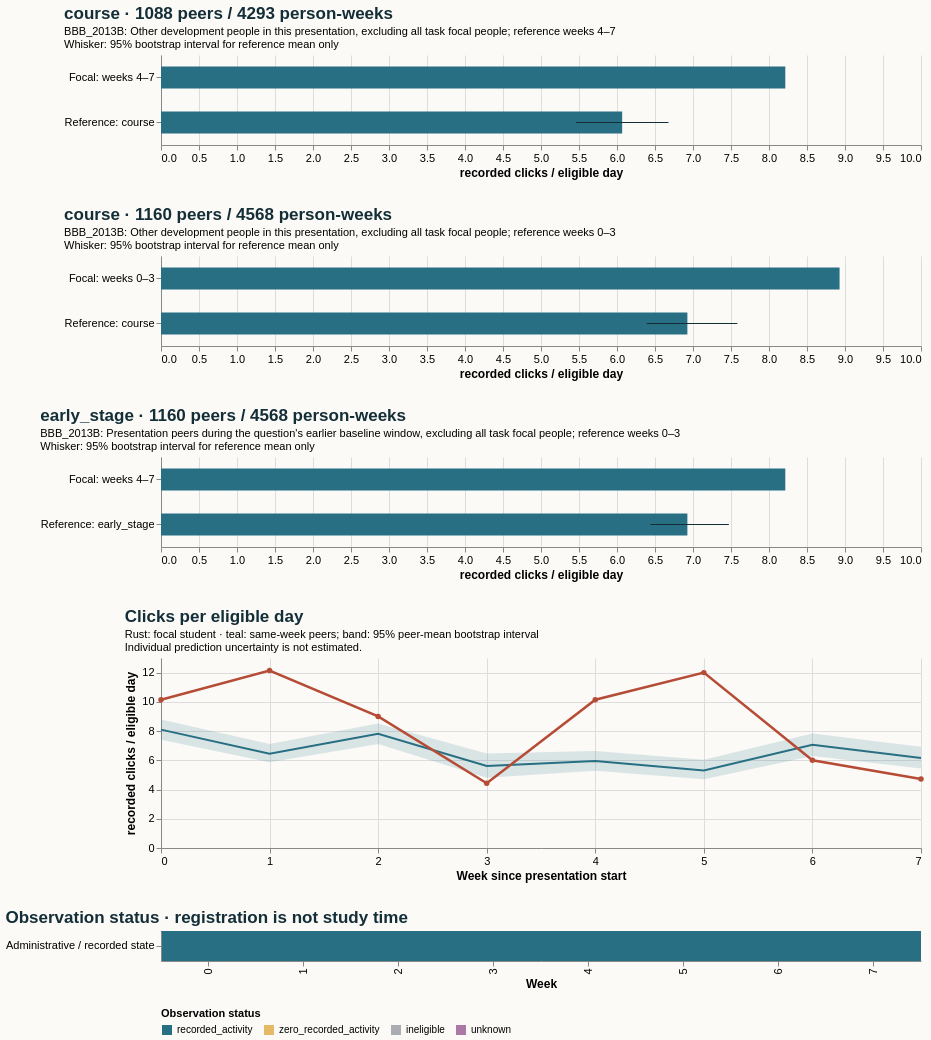

Write the Vega-Lite specification saved for this chart.
### Vega-Lite specification from a JSON file in a GitHub repository (floating-point values rounded to 4 significant figures)
{"$schema": "https://vega.github.io/schema/vega-lite/v5.20.1.json", "config": {"axis": {"labelFontSize": 11, "titleFontSize": 12}, "background": "#fbfaf7", "font": "sans-serif", "title": {"anchor": "start", "color": "#142e38", "fontSize": 17, "subtitleFontSize": 11}, "view": {"continuousHeight": 300, "continuousWidth": 300, "stroke": null}}, "datasets": {"data-06ae396e632e789fa8147abfc3b1667d": [{"hi": null, "lo": null, "series": "Focal: weeks 4–7", "value": 8.214}, {"hi": 6.678, "lo": 5.459, "series": "Reference: course", "value": 6.068}], "data-4913798b63a8e3eed121e3ae614b44bf": [{"hi": null, "lo": null, "series": "Focal: weeks 4–7", "value": 8.214}, {"hi": 7.472, "lo": 6.44, "series": "Reference: early_stage", "value": 6.926}], "data-9c0520e65fb8b804ae72c857ff4dd583": [{"end_day": 6, "focal_value": 10.14, "peer_ci_high": 8.791, "peer_ci_low": 7.406, "peer_mean": 8.1, "peer_observations": 1159, "peer_people": 1159, "reference": "course", "unit": "recorded clicks / eligible day", "week": 0}, {"end_day": 13, "focal_value": 12.14, "peer_ci_high": 7.111, "peer_ci_low": 5.863, "peer_mean": 6.456, "peer_observations": 1151, "peer_people": 1151, "reference": "course", "unit": "recorded clicks / eligible day", "week": 1}, {"end_day": 20, "focal_value": 9.0, "peer_ci_high": 8.521, "peer_ci_low": 7.113, "peer_mean": 7.819, "peer_observations": 1133, "peer_people": 1133, "reference": "course", "unit": "recorded clicks / eligible day", "week": 2}, {"end_day": 27, "focal_value": 4.429, "peer_ci_high": 6.465, "peer_ci_low": 4.811, "peer_mean": 5.608, "peer_observations": 1125, "peer_people": 1125, "reference": "course", "unit": "recorded clicks / eligible day", "week": 3}, {"end_day": 34, "focal_value": 10.14, "peer_ci_high": 6.644, "peer_ci_low": 5.28, "peer_mean": 5.954, "peer_observations": 1088, "peer_people": 1088, "reference": "course", "unit": "recorded clicks / eligible day", "week": 4}, {"end_day": 41, "focal_value": 12.0, "peer_ci_high": 6.044, "peer_ci_low": 4.709, "peer_mean": 5.31, "peer_observations": 1081, "peer_people": 1081, "reference": "course", "unit": "recorded clicks / eligible day", "week": 5}, {"end_day": 48, "focal_value": 6.0, "peer_ci_high": 7.833, "peer_ci_low": 6.294, "peer_mean": 7.065, "peer_observations": 1070, "peer_people": 1070, "reference": "course", "unit": "recorded clicks / eligible day", "week": 6}, {"end_day": 55, "focal_value": 4.714, "peer_ci_high": 6.928, "peer_ci_low": 5.432, "peer_mean": 6.16, "peer_observations": 1054, "peer_people": 1054, "reference": "course", "unit": "recorded clicks / eligible day", "week": 7}], "data-b3165f065dc04f8d61fa40507f50ce50": [{"hi": null, "lo": null, "series": "Focal: weeks 0–3", "value": 8.929}, {"hi": 7.584, "lo": 6.39, "series": "Reference: course", "value": 6.926}], "data-e71db1684eee6ef8f10aafcab277e2a3": [{"eligible_days": 7.0, "end_day": 6, "logging_completeness": "unknown", "observation_status": "recorded_activity", "row": "Administrative / recorded state", "score_status": "withheld_release_time_unknown", "start_day": 0, "value": 10.14, "week": 0}, {"eligible_days": 7.0, "end_day": 13, "logging_completeness": "unknown", "observation_status": "recorded_activity", "row": "Administrative / recorded state", "score_status": "withheld_release_time_unknown", "start_day": 7, "value": 12.14, "week": 1}, {"eligible_days": 7.0, "end_day": 20, "logging_completeness": "unknown", "observation_status": "recorded_activity", "row": "Administrative / recorded state", "score_status": "withheld_release_time_unknown", "start_day": 14, "value": 9.0, "week": 2}, {"eligible_days": 7.0, "end_day": 27, "logging_completeness": "unknown", "observation_status": "recorded_activity", "row": "Administrative / recorded state", "score_status": "withheld_release_time_unknown", "start_day": 21, "value": 4.429, "week": 3}, {"eligible_days": 7.0, "end_day": 34, "logging_completeness": "unknown", "observation_status": "recorded_activity", "row": "Administrative / recorded state", "score_status": "withheld_release_time_unknown", "start_day": 28, "value": 10.14, "week": 4}, {"eligible_days": 7.0, "end_day": 41, "logging_completeness": "unknown", "observation_status": "recorded_activity", "row": "Administrative / recorded state", "score_status": "withheld_release_time_unknown", "start_day": 35, "value": 12.0, "week": 5}, {"eligible_days": 7.0, "end_day": 48, "logging_completeness": "unknown", "observation_status": "recorded_activity", "row": "Administrative / recorded state", "score_status": "withheld_release_time_unknown", "start_day": 42, "value": 6.0, "week": 6}, {"eligible_days": 7.0, "end_day": 55, "logging_completeness": "unknown", "observation_status": "recorded_activity", "row": "Administrative / recorded state", "score_status": "withheld_release_time_unknown", "start_day": 49, "value": 4.714, "week": 7}]}, "resolve": {"scale": {"color": "independent"}}, "spacing": 28, "vconcat": [{"data": {"name": "data-06ae396e632e789fa8147abfc3b1667d"}, "height": 90, "layer": [{"encoding": {"x": {"field": "value", "scale": {"domain": [0, 9.375], "zero": true}, "title": "recorded clicks / eligible day", "type": "quantitative"}, "y": {"field": "series", "sort": null, "title": null, "type": "nominal"}}, "mark": {"color": "#286f83", "size": 22, "type": "bar"}}, {"encoding": {"x": {"field": "lo", "type": "quantitative"}, "x2": {"field": "hi"}, "y": {"field": "series", "sort": null, "title": null, "type": "nominal"}}, "mark": {"color": "#142e38", "type": "rule"}}], "title": {"subtitle": ["BBB_2013B: Other development people in this presentation, excluding all task focal people; reference weeks 4–7", "Whisker: 95% bootstrap interval for reference mean only"], "text": "course · 1088 peers / 4293 person-weeks"}, "width": 760}, {"data": {"name": "data-b3165f065dc04f8d61fa40507f50ce50"}, "height": 90, "layer": [{"encoding": {"x": {"field": "value", "scale": {"domain": [0, 9.375], "zero": true}, "title": "recorded clicks / eligible day", "type": "quantitative"}, "y": {"field": "series", "sort": null, "title": null, "type": "nominal"}}, "mark": {"color": "#286f83", "size": 22, "type": "bar"}}, {"encoding": {"x": {"field": "lo", "type": "quantitative"}, "x2": {"field": "hi"}, "y": {"field": "series", "sort": null, "title": null, "type": "nominal"}}, "mark": {"color": "#142e38", "type": "rule"}}], "title": {"subtitle": ["BBB_2013B: Other development people in this presentation, excluding all task focal people; reference weeks 0–3", "Whisker: 95% bootstrap interval for reference mean only"], "text": "course · 1160 peers / 4568 person-weeks"}, "width": 760}, {"data": {"name": "data-4913798b63a8e3eed121e3ae614b44bf"}, "height": 90, "layer": [{"encoding": {"x": {"field": "value", "scale": {"domain": [0, 9.375], "zero": true}, "title": "recorded clicks / eligible day", "type": "quantitative"}, "y": {"field": "series", "sort": null, "title": null, "type": "nominal"}}, "mark": {"color": "#286f83", "size": 22, "type": "bar"}}, {"encoding": {"x": {"field": "lo", "type": "quantitative"}, "x2": {"field": "hi"}, "y": {"field": "series", "sort": null, "title": null, "type": "nominal"}}, "mark": {"color": "#142e38", "type": "rule"}}], "title": {"subtitle": ["BBB_2013B: Presentation peers during the question's earlier baseline window, excluding all task focal people; reference weeks 0–3", "Whisker: 95% bootstrap interval for reference mean only"], "text": "early_stage · 1160 peers / 4568 person-weeks"}, "width": 760}, {"data": {"name": "data-9c0520e65fb8b804ae72c857ff4dd583"}, "height": 190, "layer": [{"encoding": {"x": {"axis": {"tickMinStep": 1}, "field": "week", "title": "Week since presentation start", "type": "quantitative"}, "y": {"field": "peer_ci_low", "scale": {"zero": true}, "title": "recorded clicks / eligible day", "type": "quantitative"}, "y2": {"field": "peer_ci_high"}}, "mark": {"color": "#286f83", "opacity": 0.16, "type": "area"}}, {"encoding": {"tooltip": [{"field": "week", "type": "quantitative"}, {"field": "peer_mean", "type": "quantitative"}, {"field": "peer_people", "type": "quantitative"}, {"field": "peer_observations", "type": "quantitative"}], "x": {"field": "week", "type": "quantitative"}, "y": {"field": "peer_mean", "type": "quantitative"}}, "mark": {"color": "#286f83", "strokeWidth": 2, "type": "line"}}, {"encoding": {"tooltip": [{"field": "week", "type": "quantitative"}, {"field": "focal_value", "type": "quantitative"}], "x": {"field": "week", "type": "quantitative"}, "y": {"field": "focal_value", "type": "quantitative"}}, "mark": {"color": "#b64c35", "point": {"color": "#b64c35"}, "strokeWidth": 2.5, "type": "line"}}], "title": {"subtitle": ["Rust: focal student · teal: same-week peers; band: 95% peer-mean bootstrap interval", "Individual prediction uncertainty is not estimated."], "text": "Clicks per eligible day"}, "width": 760}, {"data": {"name": "data-e71db1684eee6ef8f10aafcab277e2a3"}, "encoding": {"color": {"field": "observation_status", "legend": {"labelLimit": 260, "orient": "bottom"}, "scale": {"domain": ["recorded_activity", "zero_recorded_activity", "ineligible", "unknown"], "range": ["#286f83", "#e4bb64", "#aaaeb3", "#ac78a5"]}, "title": "Observation status", "type": "nominal"}, "tooltip": [{"field": "week", "type": "quantitative"}, {"field": "eligible_days", "type": "quantitative"}, {"field": "observation_status", "type": "nominal"}, {"field": "logging_completeness", "type": "nominal"}], "x": {"field": "week", "title": "Week", "type": "ordinal"}, "y": {"field": "row", "title": null, "type": "nominal"}}, "height": 30, "mark": {"type": "rect"}, "title": "Observation status · registration is not study time", "width": 760}]}
